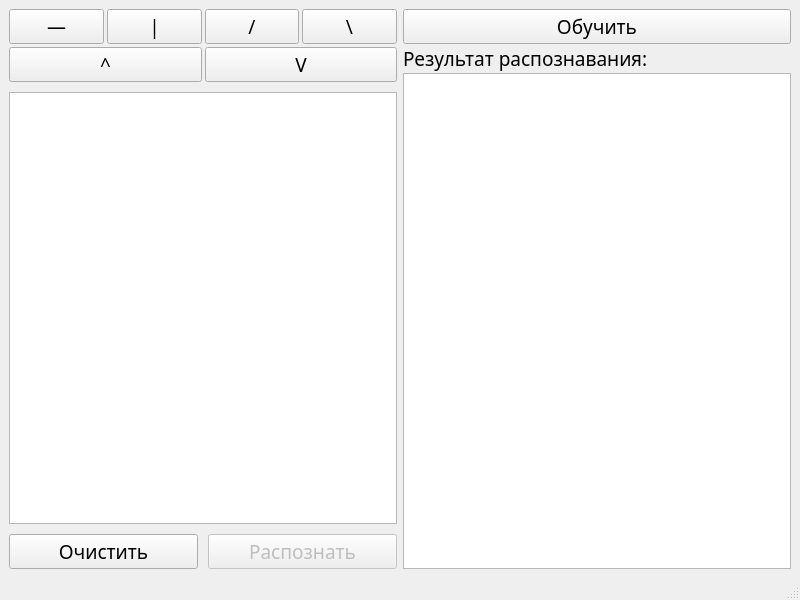
<?xml version="1.0" encoding="UTF-8"?>
<ui version="4.0">
 <class>MainWindow</class>
 <widget class="QMainWindow" name="MainWindow">
  <property name="geometry">
   <rect>
    <x>0</x>
    <y>0</y>
    <width>800</width>
    <height>600</height>
   </rect>
  </property>
  <property name="windowTitle">
   <string>lab6</string>
  </property>
  <widget class="QWidget" name="centralwidget">
   <layout class="QHBoxLayout" name="horizontalLayout_2">
    <item>
     <layout class="QVBoxLayout" name="verticalLayout">
      <property name="spacing">
       <number>10</number>
      </property>
      <item>
       <layout class="QGridLayout" name="gridLayout">
        <property name="spacing">
         <number>3</number>
        </property>
        <item row="0" column="0">
         <widget class="QPushButton" name="horizontalPushButton">
          <property name="font">
           <font>
            <family>Source Code Pro Light</family>
            <pointsize>14</pointsize>
           </font>
          </property>
          <property name="text">
           <string>—</string>
          </property>
         </widget>
        </item>
        <item row="0" column="1">
         <widget class="QPushButton" name="verticalPushButton">
          <property name="font">
           <font>
            <family>Source Code Pro Light</family>
            <pointsize>14</pointsize>
           </font>
          </property>
          <property name="text">
           <string>|</string>
          </property>
         </widget>
        </item>
        <item row="0" column="2">
         <widget class="QPushButton" name="upRightPushButton">
          <property name="font">
           <font>
            <family>Source Code Pro Light</family>
            <pointsize>14</pointsize>
           </font>
          </property>
          <property name="text">
           <string>/</string>
          </property>
         </widget>
        </item>
        <item row="0" column="3">
         <widget class="QPushButton" name="upLeftPushButton">
          <property name="font">
           <font>
            <family>Source Code Pro Light</family>
            <pointsize>14</pointsize>
           </font>
          </property>
          <property name="text">
           <string>\</string>
          </property>
         </widget>
        </item>
        <item row="1" column="2" colspan="2">
         <widget class="QPushButton" name="downPushButton">
          <property name="font">
           <font>
            <family>Source Code Pro Light</family>
            <pointsize>14</pointsize>
           </font>
          </property>
          <property name="text">
           <string>V</string>
          </property>
         </widget>
        </item>
        <item row="1" column="0" colspan="2">
         <widget class="QPushButton" name="upPushButton">
          <property name="font">
           <font>
            <family>Source Code Pro Light</family>
            <pointsize>14</pointsize>
           </font>
          </property>
          <property name="text">
           <string>^</string>
          </property>
         </widget>
        </item>
       </layout>
      </item>
      <item>
       <widget class="QGraphicsView" name="graphicsView"/>
      </item>
      <item>
       <layout class="QHBoxLayout" name="horizontalLayout">
        <item>
         <widget class="QPushButton" name="clearPushButton">
          <property name="font">
           <font>
            <family>Source Code Pro Light</family>
            <pointsize>14</pointsize>
           </font>
          </property>
          <property name="text">
           <string>Очистить</string>
          </property>
         </widget>
        </item>
        <item>
         <widget class="QPushButton" name="recognizePushButton">
          <property name="enabled">
           <bool>false</bool>
          </property>
          <property name="font">
           <font>
            <family>Source Code Pro Light</family>
            <pointsize>14</pointsize>
           </font>
          </property>
          <property name="text">
           <string>Распознать</string>
          </property>
         </widget>
        </item>
       </layout>
      </item>
     </layout>
    </item>
    <item>
     <layout class="QVBoxLayout" name="verticalLayout_3">
      <property name="spacing">
       <number>50</number>
      </property>
      <item>
       <layout class="QVBoxLayout" name="verticalLayout_2">
        <property name="spacing">
         <number>1</number>
        </property>
        <item>
         <widget class="QPushButton" name="learnPushButton">
          <property name="font">
           <font>
            <family>Source Code Pro Light</family>
            <pointsize>14</pointsize>
           </font>
          </property>
          <property name="text">
           <string>Обучить</string>
          </property>
         </widget>
        </item>
        <item>
         <widget class="QLabel" name="label_3">
          <property name="font">
           <font>
            <family>Source Code Pro Light</family>
            <pointsize>14</pointsize>
           </font>
          </property>
          <property name="text">
           <string>Результат распознавания:</string>
          </property>
          <property name="wordWrap">
           <bool>true</bool>
          </property>
         </widget>
        </item>
        <item>
         <widget class="QTableView" name="recognizeTableView">
          <property name="font">
           <font>
            <family>Source Code Pro Light</family>
            <pointsize>14</pointsize>
           </font>
          </property>
         </widget>
        </item>
       </layout>
      </item>
     </layout>
    </item>
   </layout>
  </widget>
  <widget class="QMenuBar" name="menubar">
   <property name="geometry">
    <rect>
     <x>0</x>
     <y>0</y>
     <width>800</width>
     <height>22</height>
    </rect>
   </property>
  </widget>
  <widget class="QStatusBar" name="statusbar"/>
 </widget>
 <resources/>
 <connections/>
</ui>
